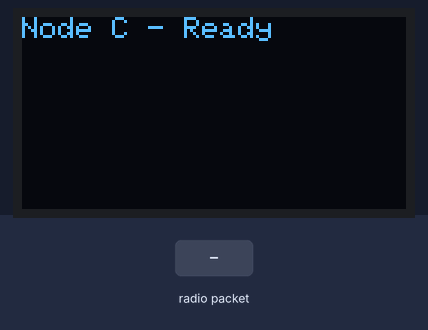
A sketch run on a simulated ESP32. Shown: 128×64 one-colour display. Inputs (shaded band) come from the test bench. No radio packets arrive unless stated; what the sketch prints to the serial monitor is not drawn.

Above: at 1.2 s.
1.3 s: radio packet "1" arrives
At 2.5 s:
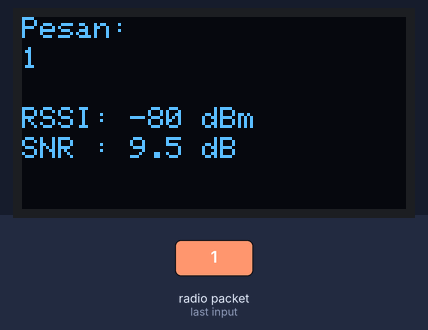
2.8 s: radio packet "0" arrives
At 3.8 s:
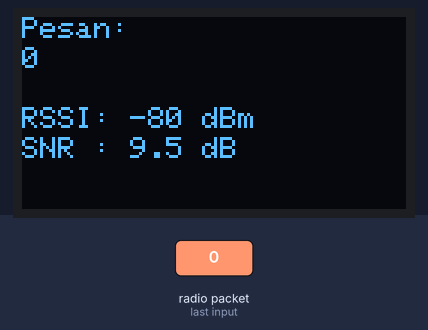
4.3 s: radio packet "2" arrives
Timing chart, 0 to 7.3 s (numbered marks = the images above; inputs shaded):
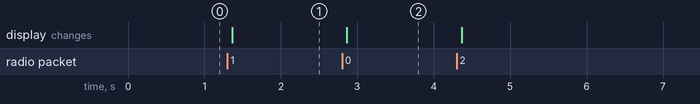

The sketch:

NodeCReceiver.ino
```cpp
#include <SPI.h>
#include <LoRa.h>
#include <Wire.h>
#include <Adafruit_GFX.h>
#include <Adafruit_SSD1306.h>

#define CS_PIN 5
#define RST_PIN 14
#define DIO0_PIN 26

#define SCREEN_WIDTH 128
#define SCREEN_HEIGHT 64
#define OLED_RESET    -1

Adafruit_SSD1306 display(SCREEN_WIDTH, SCREEN_HEIGHT, &Wire, OLED_RESET);

void setup() {
  Serial.begin(9600);
  while (!Serial);

  LoRa.setPins(CS_PIN, RST_PIN, DIO0_PIN);
  if (!LoRa.begin(433E6)) {
    Serial.println("LoRa Gagal Mulai");
    while (1);
  }
  Serial.println("Node C (Receiver) siap.");

  if (!display.begin(SSD1306_SWITCHCAPVCC, 0x3C)) {
    Serial.println(F("OLED gagal diinisialisasi"));
    while (1);
  }

  display.clearDisplay();
  display.setTextSize(1);
  display.setTextColor(WHITE);
  display.setCursor(0,0);
  display.println("Node C - Ready");
  display.display();
}

void loop() {
  int packetSize = LoRa.parsePacket();
  if (packetSize) {
    String pesan = "";
    while (LoRa.available()) {
      pesan += (char)LoRa.read();
    }

    int rssi = LoRa.packetRssi();
    float snr = LoRa.packetSnr();

    unsigned long waktu = millis();

    Serial.println("=================================");
    Serial.println("Waktu: " + String(waktu) + " ms");
    Serial.println("Pesan diterima: " + pesan);
    Serial.println("RSSI: " + String(rssi) + " dBm");
    Serial.println("SNR : " + String(snr, 2) + " dB");

    display.clearDisplay();
    display.setCursor(0, 0);
    display.print("Pesan:");
    display.setCursor(0, 10);
    display.print(pesan);
    display.setCursor(0, 30);
    display.print("RSSI: ");
    display.print(rssi);
    display.print(" dBm");
    display.setCursor(0, 40);
    display.print("SNR : ");
    display.print(snr, 1);
    display.print(" dB");
    display.display();
  }
}
```

Measured:
- after the input at 1.3 s, the display: changes after 0.06 s (image 1)
- after the input at 2.8 s, the display: changes after 0.06 s (image 2)
